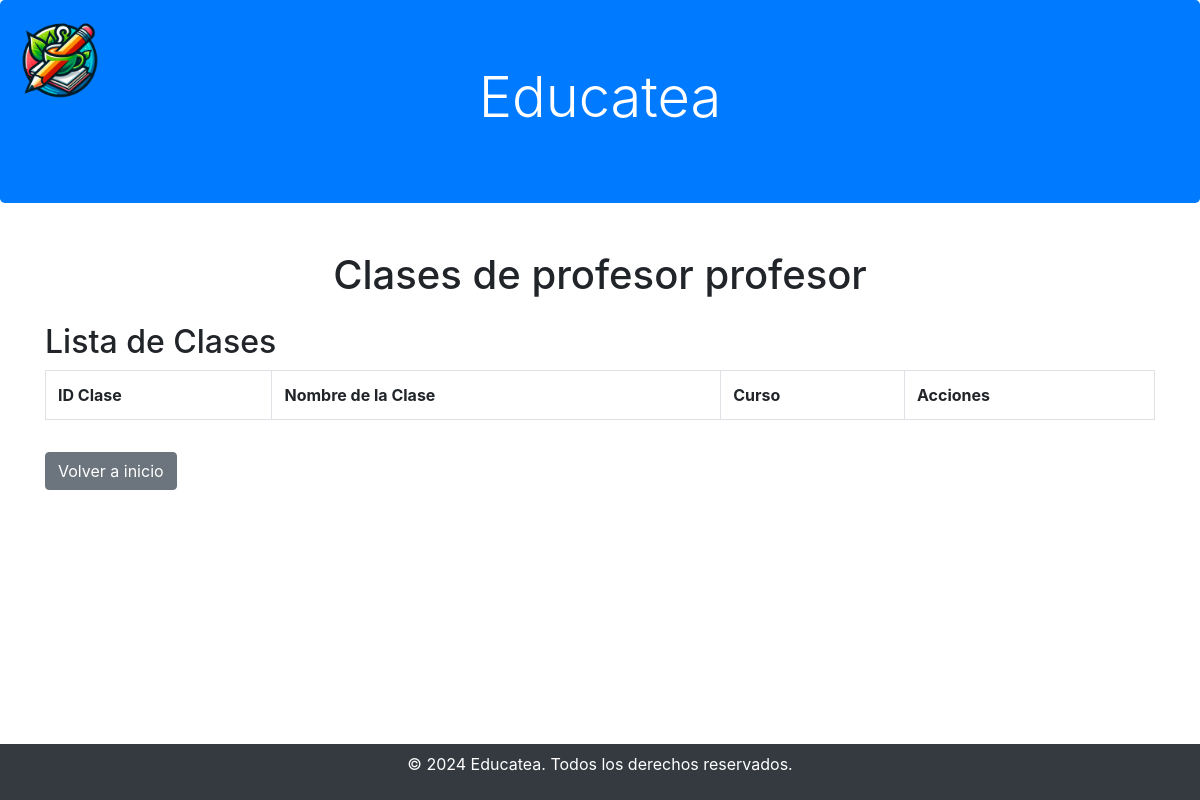
Before: /Educatea/Profesor/clase.php (signed in) with the older database file.
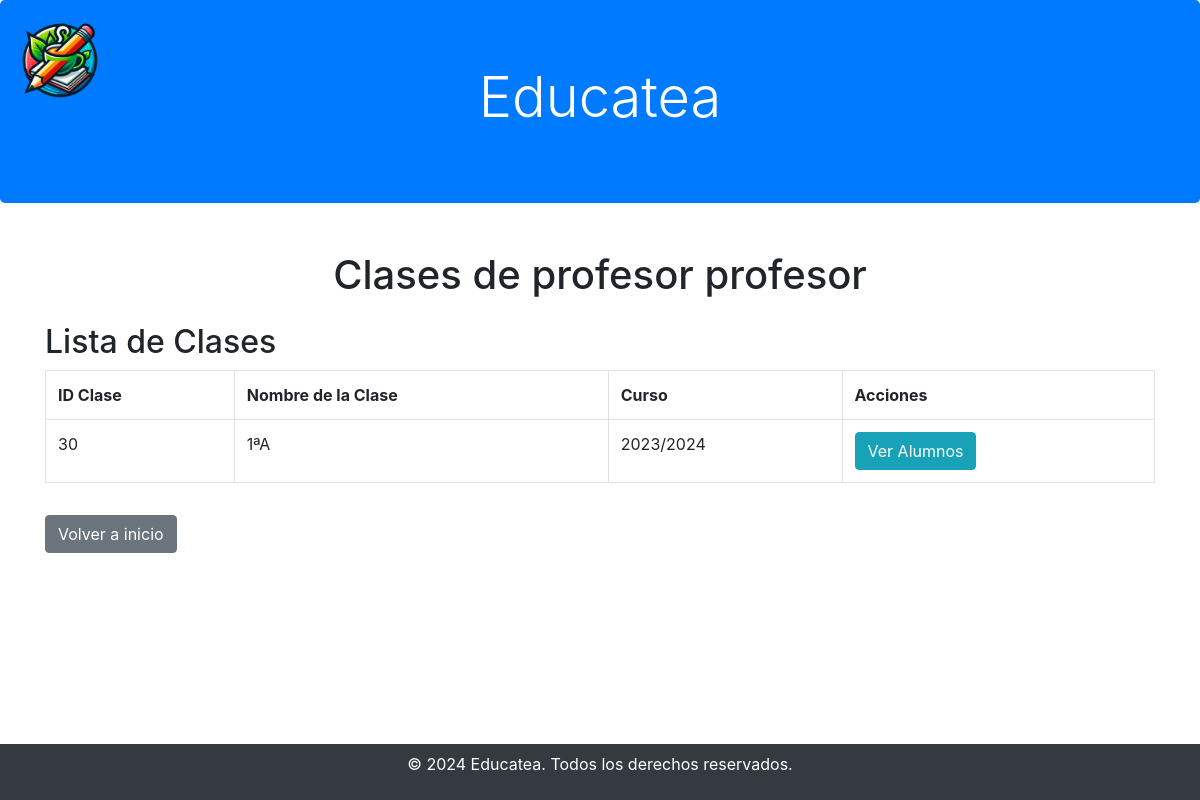
After: the same page with the newer database file.
### tables this page shows
CREATE TABLE `clases` (
  `clase_id` int(11) NOT NULL,
  `nombre_clase` varchar(100) NOT NULL,
  `curso` varchar(50) NOT NULL,
  `id_tutor` int(11) DEFAULT 0
);

### Educatea/Profesor/clase.php (the view, shortened to what this page needs)
<?php
$conexion = conexion();
$usuario = $_SESSION['usuario'];
$usuario_id = $usuario['usuario_id'];
$nombre = $usuario['nombre'];
$apellido = $usuario['apellido'];
$query = "SELECT c.clase_id, c.nombre_clase, c.curso
          FROM clases c
          WHERE c.id_tutor = ?";
$stmt = $conexion->prepare($query);
$stmt->bind_param("i", $usuario_id);
$stmt->execute();
$resultado = $stmt->get_result();
?>
<!DOCTYPE html>
<html lang="es">
<head>
    <link rel="stylesheet" href="https://stackpath.bootstrapcdn.com/bootstrap/4.3.1/css/bootstrap.min.css">
</head>
<body>
<img src="../img/Logo_educatea.png" alt="Logo de Educatea" style="position: absolute; top: 10px; left: 10px; max-width: 100px; max-height: 100px;">
    <div class="jumbotron bg-primary text-center text-white">
        <h1 class="display-4">Educatea</h1>
    </div>
    <div class="container mt-5">
        <div class="text-center">
            <h1>Clases de <?php echo $nombre . " " . $apellido; ?></h1>
        </div>
        <div>
            <h2 class="mt-4">Lista de Clases</h2>
            <table class="table table-bordered">
                <tr>
                    <th>ID Clase</th>
                    <th>Nombre de la Clase</th>
                    <th>Curso</th>
                    <th>Acciones</th>
                </tr>
                <?php
                while ($fila = $resultado->fetch_assoc()) {
                    echo "<tr>";
                    echo "<td>" . $fila['clase_id'] . "</td>";
                    echo "<td>" . $fila['nombre_clase'] . "</td>";
                    echo "<td>" . $fila['curso'] . "</td>";
                    echo "<td><a href='alumnos.php?clase_id=" . $fila['clase_id'] . "' class='btn btn-info'>Ver Alumnos</a></td>";
                    echo "</tr>";
                }
                ?>
            </table>
        </div>
        <a href="../Roles/inicio_profesor.php" class="btn btn-secondary mt-3">Volver a inicio</a>
    </div>
     <footer class="fixed-bottom bg-dark text-white text-center p-2">
        <p>&copy; 2024 Educatea. Todos los derechos reservados.</p>
    </footer>
</body>
</html>

Changed rows visible on the page:
added clases: clase_id "30", nombre_clase "1ªA", curso "2023/2024"
